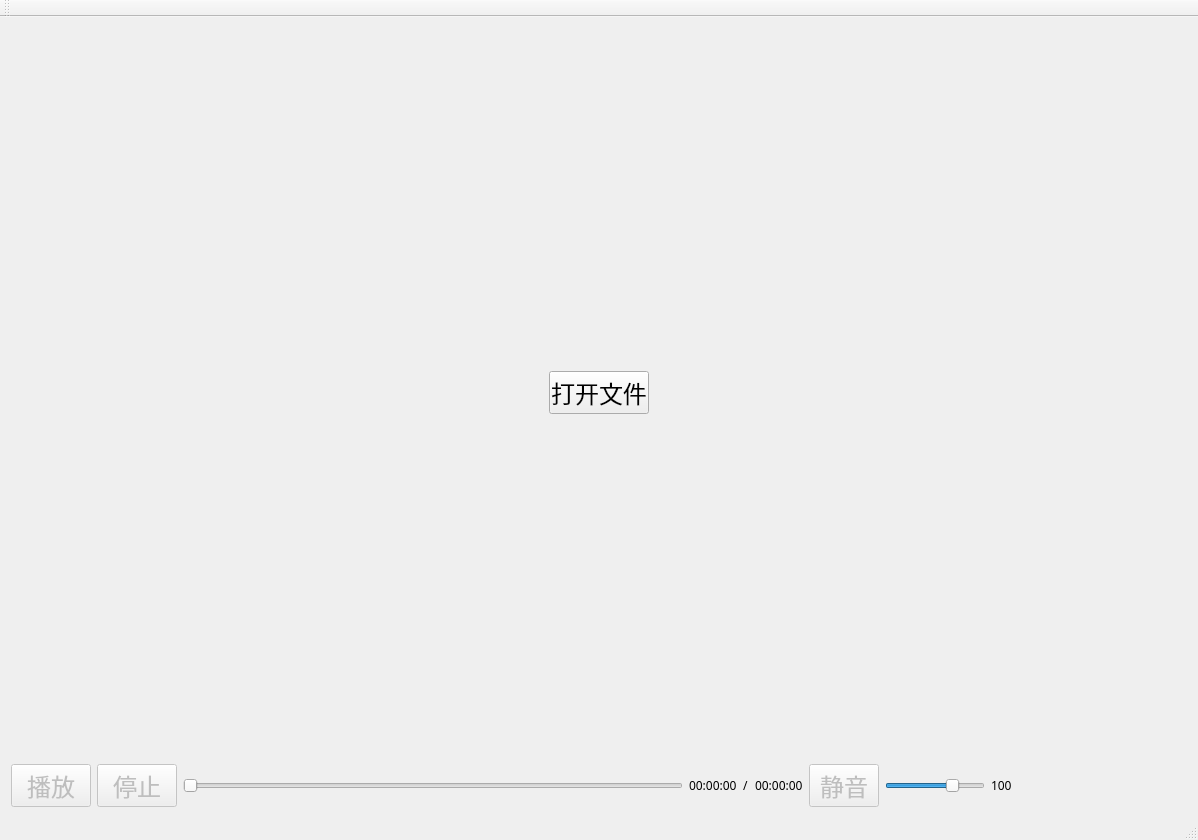
<?xml version="1.0" encoding="UTF-8"?>
<ui version="4.0">
 <class>MainWindow</class>
 <widget class="QMainWindow" name="MainWindow">
  <property name="geometry">
   <rect>
    <x>0</x>
    <y>0</y>
    <width>1198</width>
    <height>840</height>
   </rect>
  </property>
  <property name="windowTitle">
   <string>MainWindow</string>
  </property>
  <widget class="QWidget" name="centralWidget">
   <layout class="QGridLayout" name="gridLayout">
    <item row="1" column="0">
     <layout class="QHBoxLayout" name="hFooter">
      <item>
       <layout class="QHBoxLayout" name="hBtn">
        <item>
         <widget class="QPushButton" name="startBtn">
          <property name="enabled">
           <bool>false</bool>
          </property>
          <property name="font">
           <font>
            <pointsize>18</pointsize>
           </font>
          </property>
          <property name="text">
           <string>播放</string>
          </property>
         </widget>
        </item>
        <item>
         <widget class="QPushButton" name="stopBtn">
          <property name="enabled">
           <bool>false</bool>
          </property>
          <property name="font">
           <font>
            <pointsize>18</pointsize>
           </font>
          </property>
          <property name="text">
           <string>停止</string>
          </property>
         </widget>
        </item>
        <item>
         <layout class="QHBoxLayout" name="hProcess">
          <item>
           <widget class="MySlider" name="videoProcessSlider">
            <property name="enabled">
             <bool>false</bool>
            </property>
            <property name="minimumSize">
             <size>
              <width>500</width>
              <height>0</height>
             </size>
            </property>
            <property name="maximumSize">
             <size>
              <width>500</width>
              <height>16777215</height>
             </size>
            </property>
            <property name="orientation">
             <enum>Qt::Horizontal</enum>
            </property>
           </widget>
          </item>
          <item>
           <widget class="QLabel" name="lCurTs">
            <property name="enabled">
             <bool>true</bool>
            </property>
            <property name="font">
             <font>
              <family>Monaco</family>
             </font>
            </property>
            <property name="text">
             <string>00:00:00</string>
            </property>
           </widget>
          </item>
          <item>
           <widget class="QLabel" name="l1">
            <property name="enabled">
             <bool>true</bool>
            </property>
            <property name="font">
             <font>
              <family>Monaco</family>
             </font>
            </property>
            <property name="text">
             <string>/</string>
            </property>
           </widget>
          </item>
          <item>
           <widget class="QLabel" name="lTotalTs">
            <property name="enabled">
             <bool>true</bool>
            </property>
            <property name="font">
             <font>
              <family>Monaco</family>
             </font>
            </property>
            <property name="text">
             <string>00:00:00</string>
            </property>
           </widget>
          </item>
          <item>
           <layout class="QHBoxLayout" name="hSpacer">
            <item>
             <widget class="QPushButton" name="silenceBtn">
              <property name="enabled">
               <bool>false</bool>
              </property>
              <property name="minimumSize">
               <size>
                <width>70</width>
                <height>0</height>
               </size>
              </property>
              <property name="maximumSize">
               <size>
                <width>70</width>
                <height>16777215</height>
               </size>
              </property>
              <property name="font">
               <font>
                <pointsize>18</pointsize>
               </font>
              </property>
              <property name="text">
               <string>静音</string>
              </property>
             </widget>
            </item>
            <item>
             <widget class="MySlider" name="hVolumn">
              <property name="enabled">
               <bool>true</bool>
              </property>
              <property name="minimumSize">
               <size>
                <width>100</width>
                <height>0</height>
               </size>
              </property>
              <property name="maximumSize">
               <size>
                <width>100</width>
                <height>16777215</height>
               </size>
              </property>
              <property name="maximum">
               <number>100</number>
              </property>
              <property name="value">
               <number>70</number>
              </property>
              <property name="orientation">
               <enum>Qt::Horizontal</enum>
              </property>
             </widget>
            </item>
            <item>
             <widget class="QLabel" name="lVolumn">
              <property name="enabled">
               <bool>true</bool>
              </property>
              <property name="font">
               <font>
                <family>Monaco</family>
               </font>
              </property>
              <property name="text">
               <string>100</string>
              </property>
             </widget>
            </item>
            <item>
             <spacer name="horizontalSpacer">
              <property name="orientation">
               <enum>Qt::Horizontal</enum>
              </property>
              <property name="sizeHint" stdset="0">
               <size>
                <width>40</width>
                <height>20</height>
               </size>
              </property>
             </spacer>
            </item>
           </layout>
          </item>
         </layout>
        </item>
       </layout>
      </item>
     </layout>
    </item>
    <item row="0" column="0">
     <widget class="QStackedWidget" name="playerWidget">
      <property name="currentIndex">
       <number>0</number>
      </property>
      <widget class="QWidget" name="pageStop">
       <property name="minimumSize">
        <size>
         <width>70</width>
         <height>0</height>
        </size>
       </property>
       <layout class="QHBoxLayout" name="horizontalLayout_3">
        <item>
         <widget class="QPushButton" name="openFileBtn">
          <property name="minimumSize">
           <size>
            <width>70</width>
            <height>0</height>
           </size>
          </property>
          <property name="maximumSize">
           <size>
            <width>100</width>
            <height>16777215</height>
           </size>
          </property>
          <property name="font">
           <font>
            <pointsize>18</pointsize>
           </font>
          </property>
          <property name="text">
           <string>打开文件</string>
          </property>
         </widget>
        </item>
       </layout>
      </widget>
      <widget class="QWidget" name="pagePlayer">
       <layout class="QGridLayout" name="gridLayout_2">
        <item row="0" column="0">
         <widget class="VideoWidget" name="videoWidget" native="true"/>
        </item>
       </layout>
      </widget>
     </widget>
    </item>
   </layout>
  </widget>
  <widget class="QMenuBar" name="menuBar">
   <property name="geometry">
    <rect>
     <x>0</x>
     <y>0</y>
     <width>1198</width>
     <height>21</height>
    </rect>
   </property>
  </widget>
  <widget class="QToolBar" name="mainToolBar">
   <attribute name="toolBarArea">
    <enum>TopToolBarArea</enum>
   </attribute>
   <attribute name="toolBarBreak">
    <bool>false</bool>
   </attribute>
  </widget>
  <widget class="QStatusBar" name="statusBar"/>
 </widget>
 <layoutdefault spacing="6" margin="11"/>
 <customwidgets>
  <customwidget>
   <class>VideoWidget</class>
   <extends>QWidget</extends>
   <header>videowidget.h</header>
   <container>1</container>
  </customwidget>
  <customwidget>
   <class>MySlider</class>
   <extends>QSlider</extends>
   <header>myslider.h</header>
  </customwidget>
 </customwidgets>
 <resources/>
 <connections/>
</ui>
